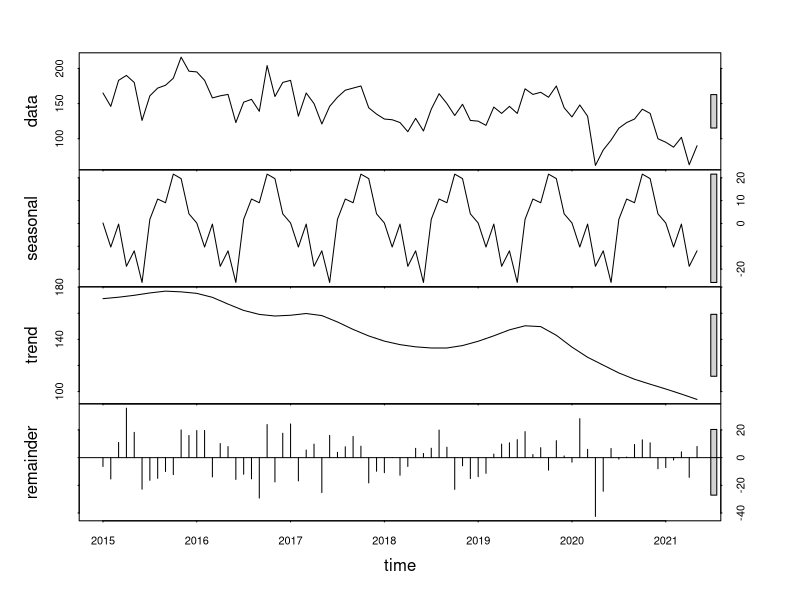
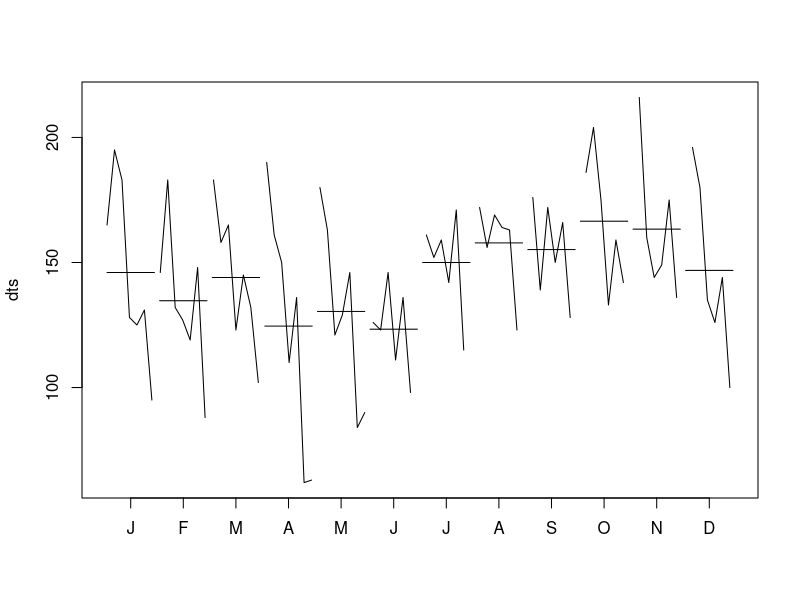
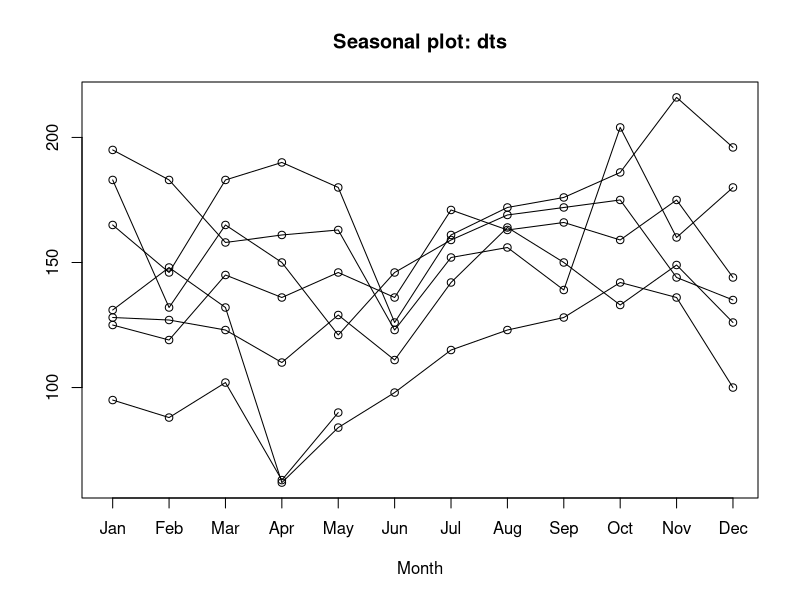
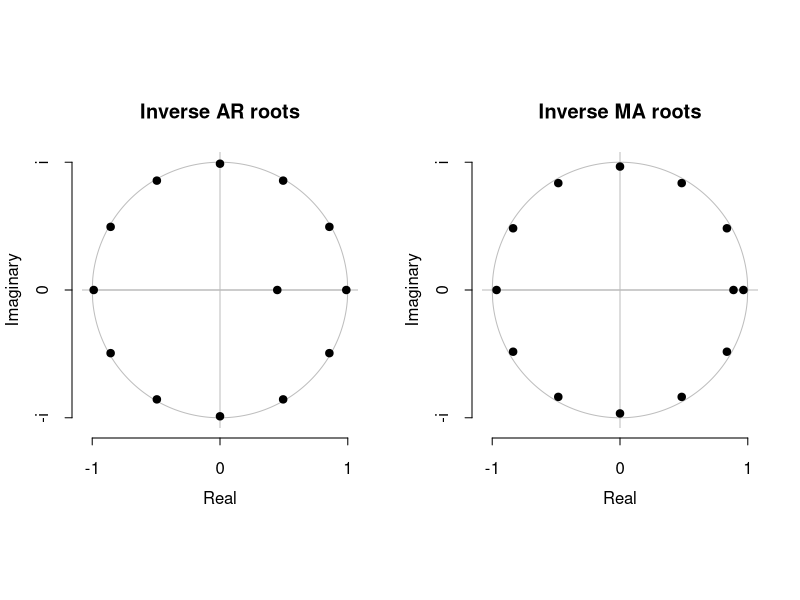
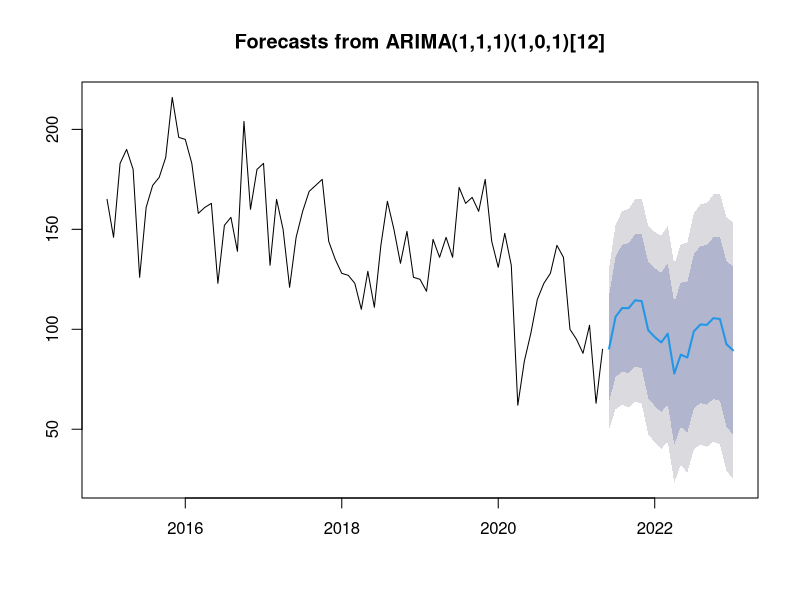

The R script that drew these images, in order:

require(dplyr)
require(lubridate)
library(xts)
library(tidyr)
library(forecast)

data = read.csv('../data/output/ts_Fatal_Crime.csv')

data = read.csv('../data/output/ts_Armed_Robbery.csv')
# group by Year-Month
data %>%
  mutate(YYM=paste0(year(DATE),'-',sprintf("%02d",month(DATE)))) %>% 
  arrange(year(DATE),month(DATE)) %>%
  group_by(YYM) %>%
  summarise(count = sum(count)) -> data
# Define time series
dts = ts(data$count, start = c(2015,1), end=c(2021,5),frequency = 12)




fit = stl(dts, s.window = "period");fit$weights
plot(fit)

monthplot(dts)
seasonplot(dts)
fit <- auto.arima(dts);fit
plot(fit)
plot(forecast(fit,h=20))